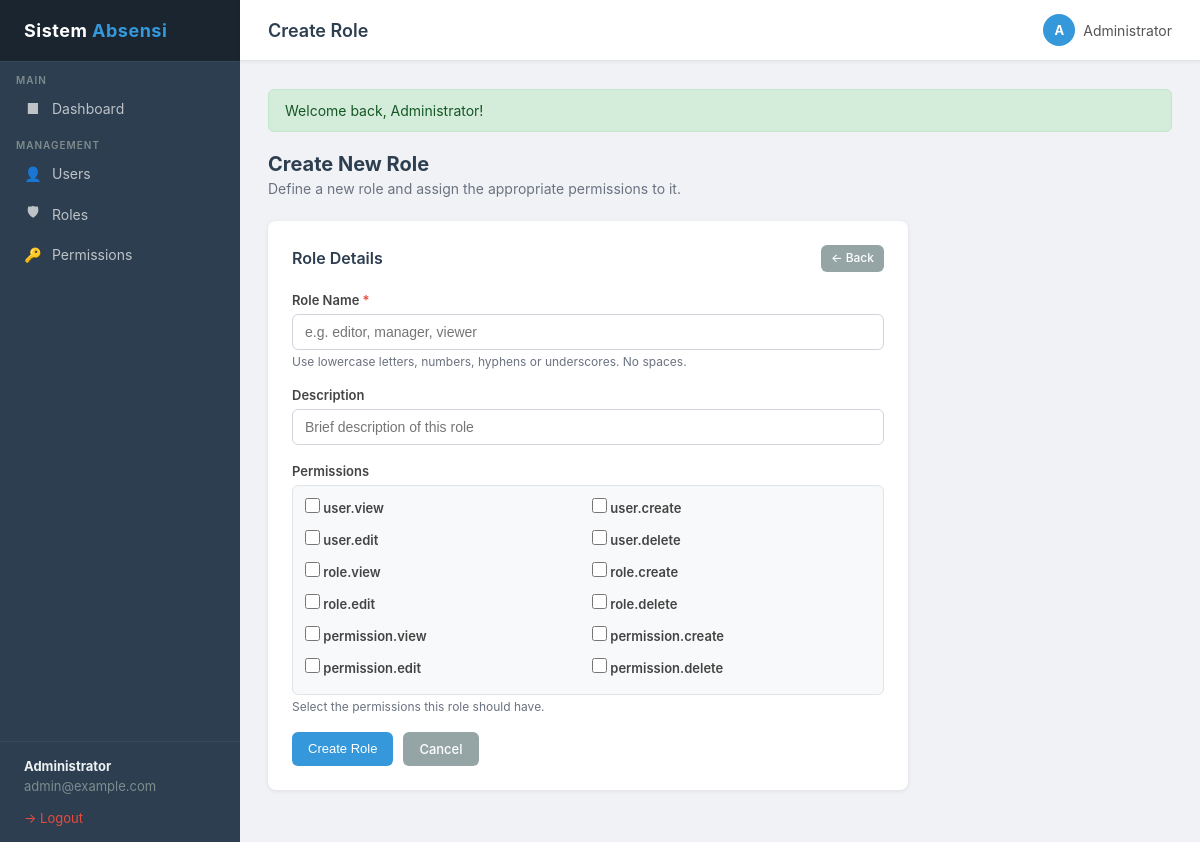
Before: /index.php?page=roles&action=create (signed in) with the older database file.
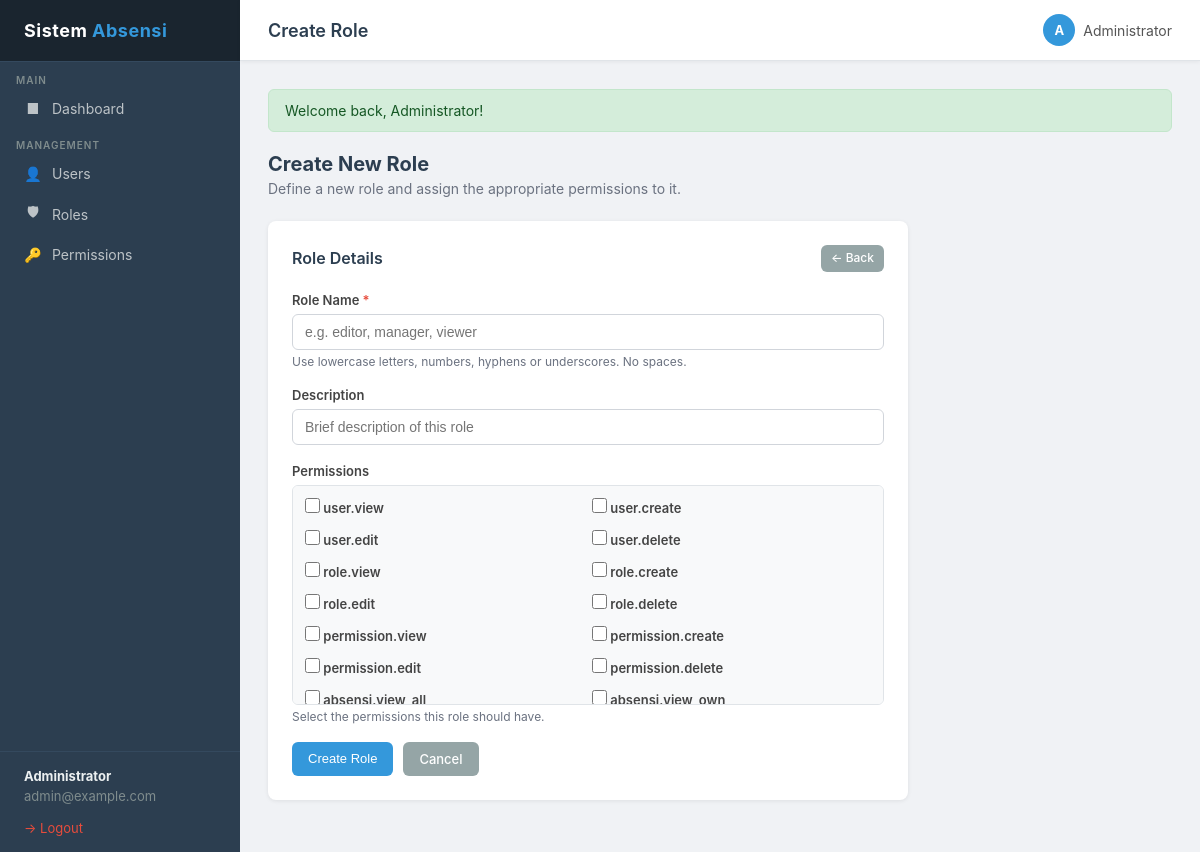
After: the same page with the newer database file.
### tables this page shows
CREATE TABLE IF NOT EXISTS permissions (
    id          INT AUTO_INCREMENT PRIMARY KEY,
    name        VARCHAR(100) UNIQUE NOT NULL,
    description VARCHAR(255),
    created_at  TIMESTAMP DEFAULT CURRENT_TIMESTAMP
);

### controllers/RoleController.php (called while the page is built, shortened)
<?php
require_once __DIR__ . '/../core/Auth.php';
require_once __DIR__ . '/../models/Permission.php';
class RoleController {
    public function create(): void {
        $permissions = Permission::findAll();
        require __DIR__ . '/../views/roles/create.php';
    }
}

### core/Auth.php (called while the page is built, shortened)
<?php
class Auth {
    public static function hasPermission(string $permission): bool {
        $permissions = $_SESSION['auth_permissions'] ?? [];
        return in_array($permission, $permissions, true);
    }
}

### core/Database.php (called while the page is built, shortened)
<?php
class Database {
    private static ?Database $instance = null;
    private PDO $pdo;
    private function __construct() {
        $dsn = 'mysql:host=' . DB_HOST . ';dbname=' . DB_NAME . ';charset=utf8mb4';
        $options = [
            PDO::ATTR_ERRMODE            => PDO::ERRMODE_EXCEPTION,
            PDO::ATTR_DEFAULT_FETCH_MODE => PDO::FETCH_ASSOC,
            PDO::ATTR_EMULATE_PREPARES   => false,
        ];
        try {
            $this->pdo = new PDO($dsn, DB_USER, DB_PASS, $options);
        } catch (PDOException $e) {
            die('Database connection failed: ' . $e->getMessage());
        }
    }
    public static function getInstance(): Database {
        if (self::$instance === null) {
            self::$instance = new self();
        }
        return self::$instance;
    }
    public function query(string $sql, array $params = []): PDOStatement {
        $stmt = $this->pdo->prepare($sql);
        $stmt->execute($params);
        return $stmt;
    }
    public function fetchAll(string $sql, array $params = []): array {
        return $this->query($sql, $params)->fetchAll();
    }
}

### models/Permission.php (called while the page is built, shortened)
<?php
require_once __DIR__ . '/../core/Database.php';
class Permission {
    public static function findAll(): array {
        $db = Database::getInstance();
        return $db->fetchAll('SELECT * FROM permissions ORDER BY id ASC');
    }
}

### views/roles/create.php (the view, shortened to what this page needs)
<?php
require __DIR__ . '/../../views/layouts/header.php';
?>
<div class="page-header">
    <h2>Create New Role</h2>
    <p>Define a new role and assign the appropriate permissions to it.</p>
</div>
<div class="card" style="max-width:640px;">
    <div class="card-header">
        <span class="card-title">Role Details</span>
        <a href="<?= BASE_URL ?>/index.php?page=roles&action=index" class="btn btn-secondary btn-sm">&larr; Back</a>
    </div>
    <form action="<?= BASE_URL ?>/index.php?page=roles&action=store" method="POST">
        <div class="form-group">
            <label for="name">Role Name <span style="color:#e74c3c;">*</span></label>
            <input type="text" id="name" name="name" class="form-control"
                   value="<?= htmlspecialchars($_POST['name'] ?? '') ?>"
                   placeholder="e.g. editor, manager, viewer" required>
            <p class="form-text">Use lowercase letters, numbers, hyphens or underscores. No spaces.</p>
        </div>
        <div class="form-group">
            <label for="description">Description</label>
            <input type="text" id="description" name="description" class="form-control"
                   value="<?= htmlspecialchars($_POST['description'] ?? '') ?>"
                   placeholder="Brief description of this role">
        </div>
        <div class="form-group">
            <label>Permissions</label>
            <?php if (!empty($permissions)): ?>
            <div class="checkbox-grid">
                <?php foreach ($permissions as $perm): ?>
                <label class="checkbox-item">
                    <input type="checkbox" name="permissions[]" value="<?= $perm['id'] ?>">
                    <?= htmlspecialchars($perm['name']) ?>
                </label>
                <?php endforeach; ?>
            </div>
            <p class="form-text">Select the permissions this role should have.</p>
            <?php else: ?>
            <p class="text-muted">No permissions available. <a href="<?= BASE_URL ?>/index.php?page=permissions&action=create">Create permissions first</a>.</p>
            <?php endif; ?>
        </div>
        <div style="display:flex;gap:10px;margin-top:8px;">
            <button type="submit" class="btn btn-primary">Create Role</button>
            <a href="<?= BASE_URL ?>/index.php?page=roles&action=index" class="btn btn-secondary">Cancel</a>
        </div>
    </form>
</div>
<?php require __DIR__ . '/../../views/layouts/sidebar.php'; ?>

Changed rows visible on the page:
added permissions: name "absensi.view_all"
added permissions: name "absensi.view_own"
